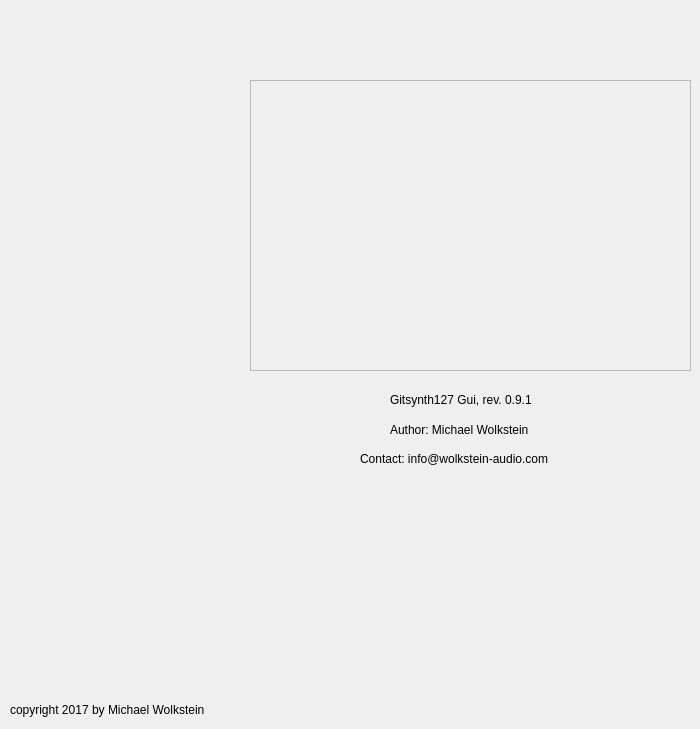
   <widget class="QWidget" name="tab">
    <attribute name="title">
     <string>About</string>
    </attribute>
    <widget class="QLabel" name="label_74">
     <property name="geometry">
      <rect>
       <x>10</x>
       <y>700</y>
       <width>261</width>
       <height>20</height>
      </rect>
     </property>
     <property name="text">
      <string>copyright 2017 by Michael Wolkstein</string>
     </property>
    </widget>
    <widget class="QLabel" name="label_76">
     <property name="geometry">
      <rect>
       <x>360</x>
       <y>450</y>
       <width>221</width>
       <height>18</height>
      </rect>
     </property>
     <property name="text">
      <string>Contact: info@wolkstein-audio.com</string>
     </property>
    </widget>
    <widget class="QLabel" name="label_66">
     <property name="geometry">
      <rect>
       <x>390</x>
       <y>390</y>
       <width>191</width>
       <height>20</height>
      </rect>
     </property>
     <property name="text">
      <string>Gitsynth127 Gui, rev. 0.9.1</string>
     </property>
    </widget>
    <widget class="QLabel" name="label_75">
     <property name="geometry">
      <rect>
       <x>390</x>
       <y>420</y>
       <width>171</width>
       <height>20</height>
      </rect>
     </property>
     <property name="text">
      <string>Author: Michael Wolkstein</string>
     </property>
    </widget>
    <widget class="QFrame" name="frame_15">
     <property name="geometry">
      <rect>
       <x>250</x>
       <y>80</y>
       <width>441</width>
       <height>291</height>
      </rect>
     </property>
     <property name="styleSheet">
      <string notr="true"/>
     </property>
     <property name="frameShape">
      <enum>QFrame::StyledPanel</enum>
     </property>
     <property name="frameShadow">
      <enum>QFrame::Raised</enum>
     </property>
    </widget>
   </widget>
